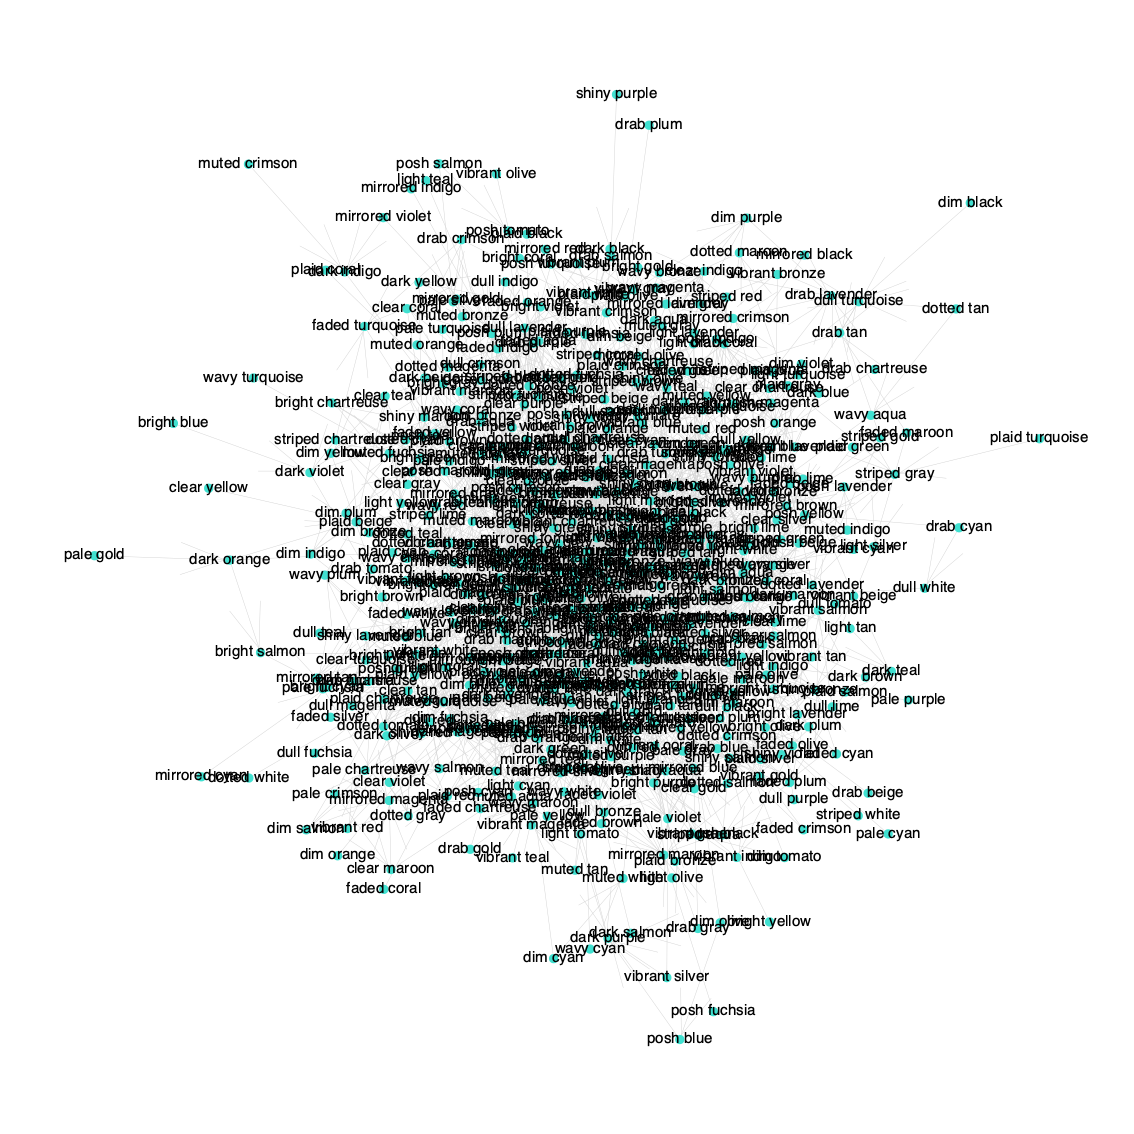

Julia code for this plot:
sample = split("""light red bags contain 1 bright white bag, 2 muted yellow bags.
dark orange bags contain 3 bright white bags, 4 muted yellow bags.
bright white bags contain 1 shiny gold bag.
muted yellow bags contain 2 shiny gold bags, 9 faded blue bags.
shiny gold bags contain 1 dark olive bag, 2 vibrant plum bags.
dark olive bags contain 3 faded blue bags, 4 dotted black bags.
vibrant plum bags contain 5 faded blue bags, 6 dotted black bags.
faded blue bags contain no other bags.
dotted black bags contain no other bags.""", "\n")

# part 1

struct BagRule
    color::String
    children::Vector{Pair{String,Int}}
end

function parse_rule(s)
    m = match(r"^(.*) bags contain (.*)\.", s)
    bag = m.captures[1]
    return if startswith(m.captures[2], "no other")
        [(bag = bag, qty = 0, inner = "")]
    else
        inner = split(m.captures[2], r", *")
        [let m = match(r"^(\d+) (.*)$", replace(bag_with_number, r" bags*" => "")) 
            (bag = bag, qty = parse(Int, m.captures[1]), inner = m.captures[2])
        end for bag_with_number in inner] 
    end
end

function build_bags_dict(lines)
    dct = Dict()
    for line in lines
        rules = parse_rule(line)
        color = rules[1].bag
        rule = BagRule(color, Pair{String,Int}[])
        for r in rules
            r.qty > 0 && push!(rule.children, r.inner => r.qty)
        end
        dct[color] = rule
    end
    return dct
end

function part1(dct, target)
    function dfs(color)
        !haskey(dct, color) || isempty(dct[color].children) && return 0
        color == target && return 1
        return sum(dfs(c[1]) for c in dct[color].children)
    end
    return count(dfs(k) > 0 for k in keys(dct) if k != target)
end

sample_dict = build_bags_dict(sample)
part1(sample_dict, "shiny gold")

bags_dict = build_bags_dict(readlines("day07.txt"))
part1(bags_dict, "shiny gold")

# part 2

function weight(dct, color)
    helper(color) = 1 + mapreduce(c -> c[2] * helper(c[1]), +, dct[color].children; init = 0)
    return helper(color) - 1  # exclude myself
end

weight(sample_dict, "shiny gold")
weight(bags_dict, "shiny gold")

#------------------------------------------
# LightGraphs visualization

using LightGraphs, SimpleWeightedGraphs

bag_index(rules, color::AbstractString) = findfirst(r -> r[1].bag == color, rules)
bag_color(rules, idx::Int) = rules[idx][1].bag

function build_digraph(lines)
    graph = SimpleWeightedDiGraph(length(lines))
    rules = parse_rule.(lines)  # array of array of named tuples
    for r in rules
        outer_bag_index = bag_index(rules, r[1].bag)
        for directed in r
            if directed.qty > 0
                inner_bag_index = bag_index(rules, directed.inner)
                add_edge!(graph, outer_bag_index, inner_bag_index, directed.qty)
            end
        end
    end
    return (; graph, rules)
end
sample_graph, sample_rules = build_digraph(sample)

using GraphPlot
nodelabel = [bag_color(sample_rules, i) for i in 1:length(sample_rules)]
gplot(sample_graph, nodelabel=nodelabel)

# Let's try the real thing
lines = readlines("day07.txt")
graph, rules = build_digraph(lines)

using Cairo, Compose, Colors
nodelabel = [bag_color(rules, i) for i in 1:length(rules)]
nodecolor = [bag_color(rules, i) == "shiny gold" ? colorant"firebrick1" : colorant"honeydew" for i in 1:length(rules)]
gplot(graph, nodelabel=nodelabel)

draw(PDF("day07.pdf", 100cm, 100cm), 
    gplot(graph, nodelabel=nodelabel, nodefillc=nodecolor, arrowlengthfrac=0.01))


# From Jeffrey Lin on Slack
#=
struct Bag
    color::String
    quant::Int
end

function parse_rules(filename)
    rules = Dict{String, Vector{Bag}}()
    for line in eachline(filename)
        color, rest = split(line, " bags contain ")
        rawrules = filter(!isnothing, match.(r"([0-9]) ([a-z]+ [a-z]+) bag", split(rest, ",")))
        rules[color] = rawrules .|> x -> x.captures |> x -> Bag.(x[2], parse(Int, x[1]))
    end
    rules
end


function resolve(rules, color)
    color == "shiny gold" || any(cc -> resolve(rules, cc.color), rules[color])
end

function solve_a(filename = save_input(2020, 7))
    rules = parse_rules(filename)

    count(keys(rules)) do color
        color != "shiny gold" && resolve(rules, color)
    end
end

function resolve2(rules, color)
    if length(rules[color]) > 0
        1 + sum(cc -> cc.quant * resolve2(rules, cc.color), rules[color])
    else
        1
    end
end

function solve_b(filename = save_input(2020, 7))
    rules = parse_rules(filename)
    resolve2(rules, "shiny gold") - 1
end
=#
